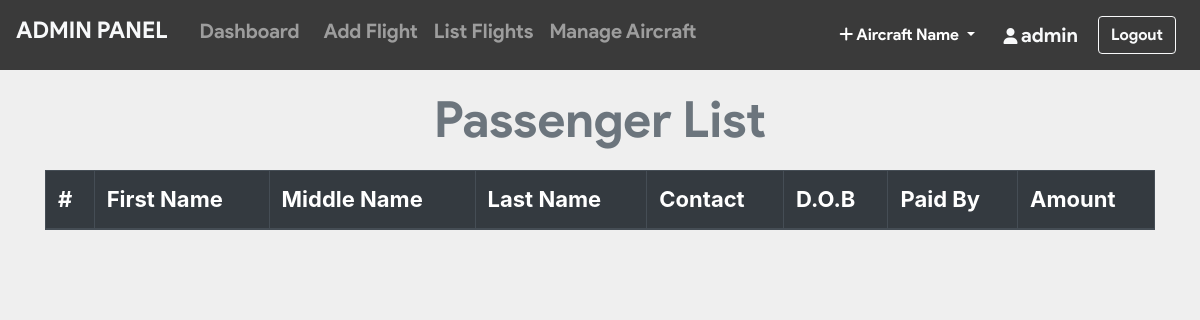
/admin/pass_list.php?flight_id=3 (signed in), run on an earlier commit of the app's database.
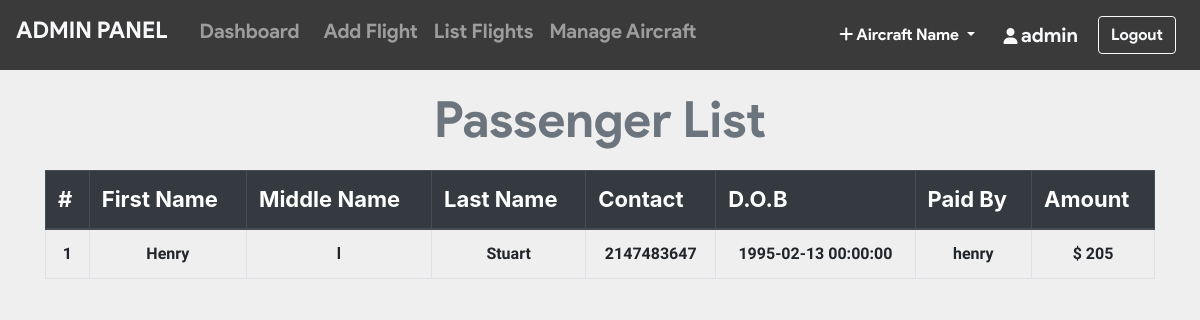
And on a later commit of the database.
### tables this page shows
CREATE TABLE `ticket` (
  `ticket_id` int(11) NOT NULL,
  `passenger_id` int(11) NOT NULL,
  `flight_id` int(11) NOT NULL,
  `user_id` int(11) NOT NULL,
  `seat_no` varchar(10) NOT NULL,
  `cost` int(11) NOT NULL,
  `class` varchar(3) NOT NULL
);

CREATE TABLE `passenger_profile` (
  `passenger_id` int(11) NOT NULL,
  `user_id` int(11) NOT NULL,
  `flight_id` int(11) NOT NULL,
  `mobile` varchar(110) NOT NULL,
  `dob` datetime NOT NULL,
  `f_name` varchar(20) DEFAULT NULL,
  `m_name` varchar(20) DEFAULT NULL,
  `l_name` varchar(20) DEFAULT NULL
);

CREATE TABLE `users` (
  `user_id` int(11) NOT NULL,
  `username` varchar(20) NOT NULL,
  `email` varchar(50) NOT NULL,
  `password` varchar(100) NOT NULL
);

CREATE TABLE `payment` (
  `card_no` varchar(16) NOT NULL,
  `user_id` int(11) NOT NULL,
  `flight_id` int(11) NOT NULL,
  `expire_date` varchar(5) DEFAULT NULL,
  `amount` int(11) NOT NULL
);

### admin/pass_list.php (the view, shortened to what this page needs)
<?php include_once 'header.php'; ?>
<?php include_once 'footer.php';
require '../helpers/init_conn_db.php';?>
    <main>
        <?php if(isset($_SESSION['adminId'])) { ?>
          <div class="container-md mt-2">
            <h1 class="display-4 text-center text-secondary"
              >Passenger List</h1>
            <table class="table table-bordered">
              <thead class="thead-dark">
                <tr>
                  <th>#</th>
                  <th scope="col">First Name</th>
                  <th scope="col">Middle Name</th>
                  <th scope="col">Last Name</th>
                  <th scope="col">Contact</th>
                  <th scope="col">D.O.B</th>
                  <th scope="col">Paid By</th>
                  <th scope="col">Amount</th>
                </tr>
              </thead>
              <tbody>
                <?php
                $cnt=1;
                $flight_id = $_GET['flight_id'];
                $sql_t = 'SELECT * FROM Ticket WHERE flight_id=?';
                $stmt_t = mysqli_stmt_init($conn);
                if(!mysqli_stmt_prepare($stmt_t,$sql_t)) {
                    header('Location: ticket.php?error=sqlerror');
                    exit();
                } else {
                    mysqli_stmt_bind_param($stmt_t,'i',$flight_id);
                    mysqli_stmt_execute($stmt_t);
                    $result_t = mysqli_stmt_get_result($stmt_t);
                    while($row_t = mysqli_fetch_assoc($result_t)) {
                      $sql = 'SELECT * FROM Passenger_profile WHERE passenger_id=?';
                      $stmt = mysqli_stmt_init($conn);
                      mysqli_stmt_prepare($stmt,$sql);
                      mysqli_stmt_bind_param($stmt,'i',$row_t['passenger_id']);
                      mysqli_stmt_execute($stmt);
                      $result = mysqli_stmt_get_result($stmt);
                      if ($row = mysqli_fetch_assoc($result)) {
                          $sql_p = 'SELECT * FROM PAYMENT WHERE flight_id=? AND user_id=?';
                          $stmt_p = mysqli_stmt_init($conn);
                          mysqli_stmt_prepare($stmt_p,$sql_p);
                          mysqli_stmt_bind_param($stmt_p,'ii',$flight_id,$row['user_id']);
                          mysqli_stmt_execute($stmt_p);
                          $result_p = mysqli_stmt_get_result($stmt_p);
                          if ($row_p = mysqli_fetch_assoc($result_p)) {
                            $sql_u = 'SELECT * FROM Users WHERE user_id=?';
                            $stmt_u = mysqli_stmt_init($conn);
                            mysqli_stmt_prepare($stmt_u,$sql_u);
                            mysqli_stmt_bind_param($stmt_u,'i',$row['user_id']);
                            mysqli_stmt_execute($stmt_u);
                            $result_u = mysqli_stmt_get_result($stmt_u);
                            if ($row_u = mysqli_fetch_assoc($result_u)) {
                              echo "
                              <tr class='text-center'>
                                <td>".$cnt."</td>
                                <td>".$row['f_name']."</td>
                                <td>".$row['m_name']."</td>
                                <td>".$row['l_name']."</td>
                                <td>".$row['mobile']."</td>
                                <td>".$row['dob']."</td>
                                <td scope='row'>".$row_u['username']."</td>
                                <td>$ ".$row_p['amount']."</td>
                              </tr>
                              ";
                            }
                          }
                      }
                      $cnt++; }
                      }
                ?>
              </tbody>
            </table>
          </div>
        <?php } ?>
    </main>

What changed in the data, as far as the page shows it:
added ticket: passenger.f_name "Henry", passenger.m_name "l", passenger.l_name "Stuart", passenger.mobile "2147483647", passenger.dob "1995-02-13 00:00:00", user.username "henry", payment.amount "205"
